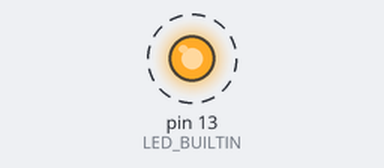
Bench run of a program on a simulated Teensy 4. Shown: output pins drawn as LEDs (lit = HIGH). Dashed ring = blinking. What the program prints to the serial monitor is not drawn.

Above: at 0.2 s.
Timing chart, 0 to 3.0 s (numbered marks = the images above):
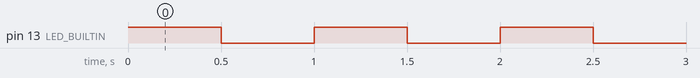

Measured:
- by itself, pin 13 (LED_BUILTIN): alternates HIGH for 0.50 s and LOW for 0.50 s

The program:

main.cpp
```cpp
//
// Simple LED blinker and USB Serial heartbeat for Teensy 4.0 / 4.1
//
// Uses the onboard LED on Pin 13 (LED_BUILTIN) and prints tick messages
// over USB CDC serial so that serial monitor tools (02-monitor.sh) can verify
// board responsiveness.
//

#include <Arduino.h>

void setup() {
    // Initialize USB CDC serial output
    Serial.begin(115200);

    // Configure onboard LED pin as output
    pinMode(LED_BUILTIN, OUTPUT);
}

void loop() {
    static uint32_t counter = 0;

    digitalWrite(LED_BUILTIN, HIGH);
    Serial.printf("[Teensy 4.x] LED ON  | Cycle: %lu | Uptime: %lu ms\r\n", ++counter, millis());
    delay(500);

    digitalWrite(LED_BUILTIN, LOW);
    Serial.printf("[Teensy 4.x] LED OFF | Cycle: %lu | Uptime: %lu ms\r\n", counter, millis());
    delay(500);
}
```
